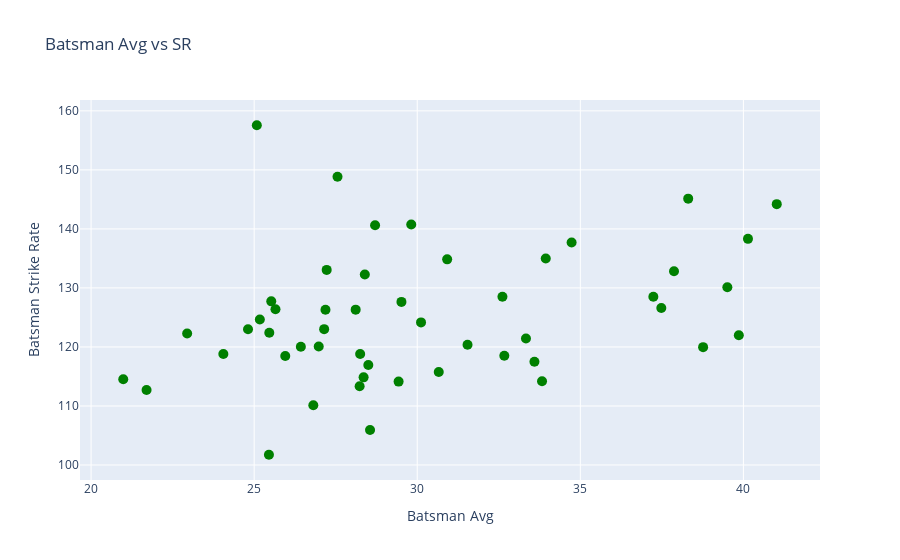

Notebook code cell kept with this figure:
### Code cell
# Plot Scatter Plot here
trace=go.Scatter(x=avg['avg'], y=avg['batsman_runs'],mode='markers', text=avg['batsman'], marker={'color':'green','size':10})

data = [trace]

layout = go.Layout(title='Batsman Avg vs SR', 
                   xaxis={'title':'Batsman Avg'}, 
                   yaxis={'title':'Batsman Strike Rate'})

fig = go.Figure(data=data, layout=layout)
# pyo.plot(fig, filename='myfile.html') # it'll open in new window showing the graph
fig.show()  # this method will show directly in the jupyter cell

### Figure 1 — Plotly figure (JSON) as saved in the notebook; plotly's stock layout.template omitted (floating-point values rounded to 4 significant figures)
{"data": [{"marker": {"color": "green", "size": 10}, "mode": "markers", "text": ["AB de Villiers", "AC Gilchrist", "AJ Finch", "AM Rahane", "AT Rayudu", "BB McCullum", "BJ Hodge", "CH Gayle", "DA Miller", "DA Warner", "DJ Bravo", "DJ Hussey", "DPMD Jayawardene", "DR Smith", "F du Plessis", "G Gambhir", "GJ Maxwell", "JH Kallis", "JP Duminy", "KA Pollard", "KC Sangakkara", "KD Karthik", "KK Nair", "M Vijay", "MEK Hussey", "MK Pandey", "MK Tiwary", "MS Dhoni", "NV Ojha", "PA Patel", "R Dravid", "RA Jadeja", "RG Sharma", "RV Uthappa", "S Badrinath", "S Dhawan", "SC Ganguly", "SE Marsh", "SK Raina", "SPD Smith", "SR Tendulkar", "SR Watson", "SS Tiwary", "SV Samson", "TM Dilshan", "V Kohli", "V Sehwag", "WP Saha", "YK Pathan", "Yuvraj Singh"], "type": "scatter", "x": [38.31, 27.22, 27.19, 33.59, 27.15, 28.11, 33.33, 41.02, 34.73, 40.14, 22.95, 26.98, 28.25, 28.39, 30.12, 31.54, 25.08, 28.55, 39.86, 28.71, 25.95, 24.81, 25.17, 26.43, 38.76, 28.5, 29.43, 37.87, 20.99, 21.7, 28.23, 24.06, 32.61, 29.52, 30.66, 32.67, 25.45, 39.51, 33.94, 37.24, 33.83, 30.92, 28.36, 25.46, 26.81, 37.48, 27.56, 25.52, 29.82, 25.65], "y": [145.1, 133.1, 126.3, 117.5, 123.0, 126.3, 121.4, 144.2, 137.7, 138.3, 122.3, 120.1, 118.8, 132.3, 124.2, 120.4, 157.6, 105.9, 122.0, 140.6, 118.5, 123.0, 124.7, 120.0, 120.0, 116.9, 114.1, 132.8, 114.5, 112.7, 113.3, 118.8, 128.5, 127.6, 115.7, 118.5, 101.7, 130.1, 135.0, 128.5, 114.2, 134.8, 114.9, 122.4, 110.1, 126.6, 148.8, 127.7, 140.8, 126.4]}], "layout": {"title": {"text": "Batsman Avg vs SR"}, "xaxis": {"title": {"text": "Batsman Avg"}}, "yaxis": {"title": {"text": "Batsman Strike Rate"}}}}
